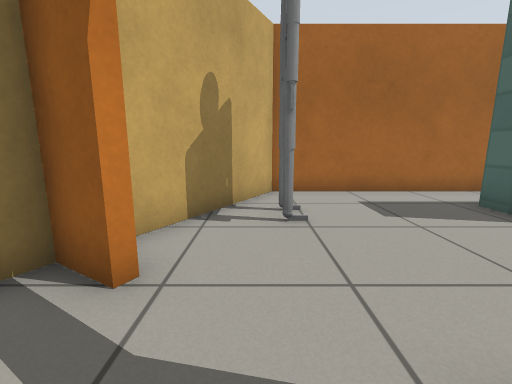
View 1 (above)

12 first-person views from a walk through a world built for the Gazebo simulator. The camera is 0.72 m above the floor, tilts 10° down and sees 90° across. The floor is counted in squares, 0.5 m on a side. Each view is taken from the middle of a square. On the plan, view 1 faces up. The plan holds only what a view shows up to about 13 squares ahead; the rest is blank. The robots in the file are not drawn. Simple patterns stand in for the simulator's built-in surfaces.

View 2
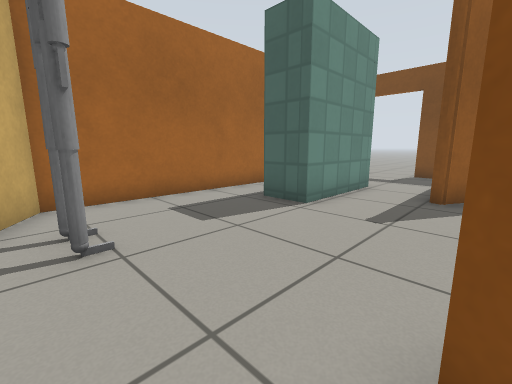

View 3
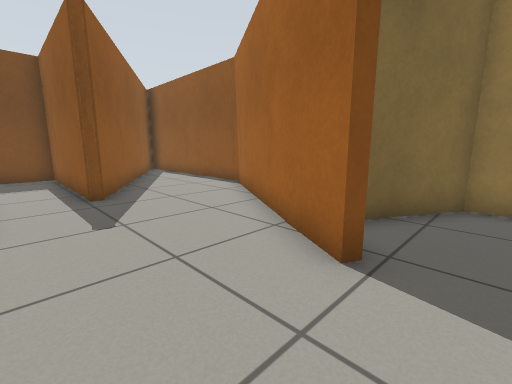

View 4
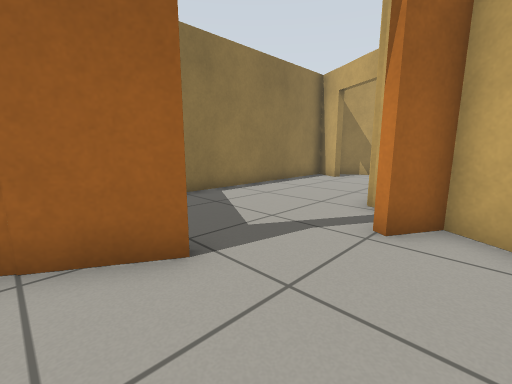

View 5
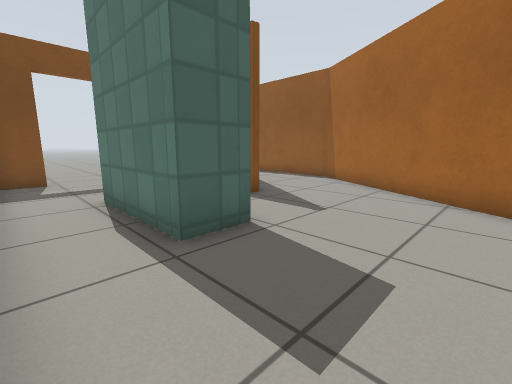

View 6
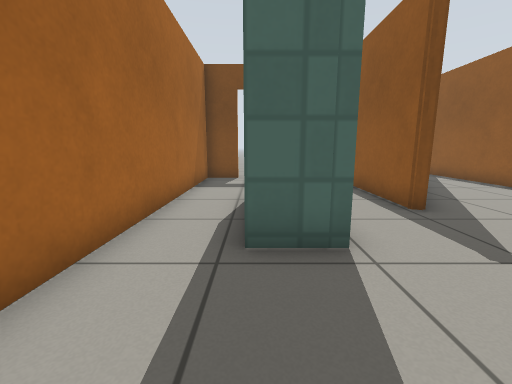

View 7
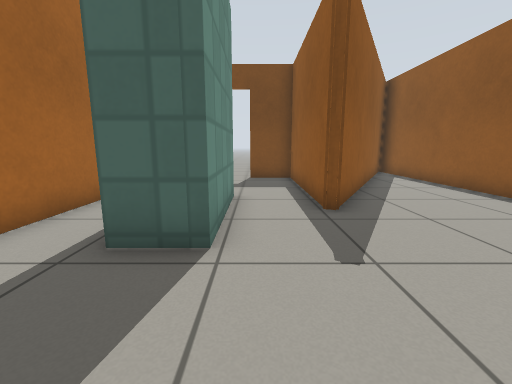

View 8
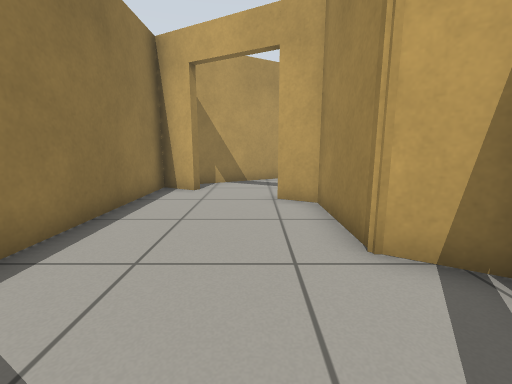

View 9
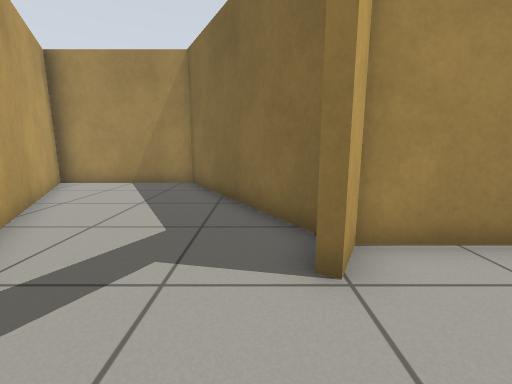

View 10
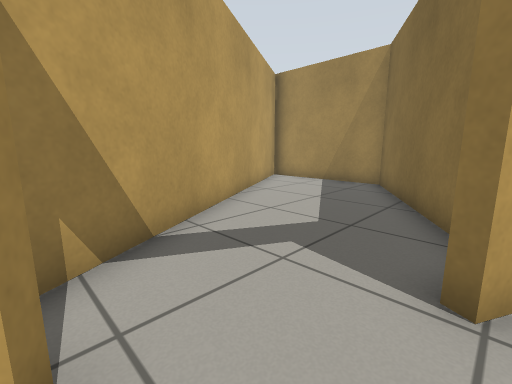

View 11
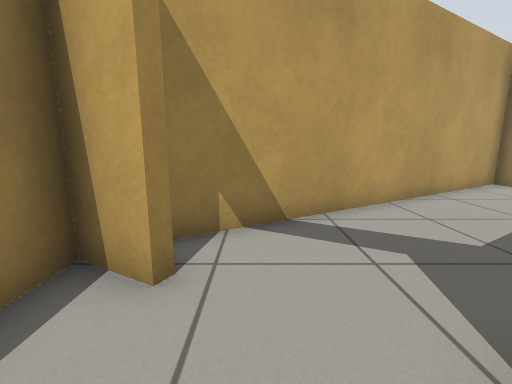

View 12
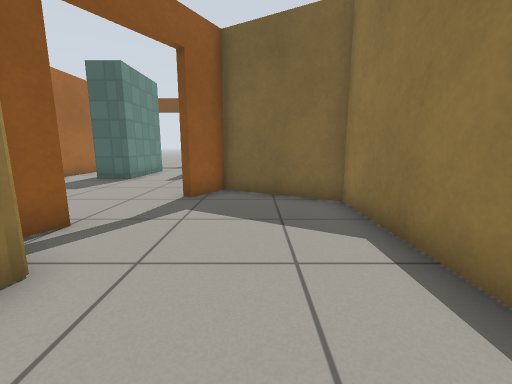

### Floor plan
Ten units are one square. View 1 is at (0, 0); x grows to the right and y downward. Boxes are objects, and circles mark ways between rooms. Rooms are numbered by the first view taken in them; rooms with no view inside come last. Other rooms are left out.
<svg viewBox="-164 -88 325 126">
<path fill="none" stroke="#000" d="M-14 -24 -25 -30 -33 -16 -65 -16 -71 -5M-91 33 7 33 26 -1 12 -9M77 -24 94 -24M95 -47 55 -47 55 -62 95 -62M14 -11 71 22M140 -67 140 -83 5 -83 -24 -33 -12 -26M-69 -20 -105 -83 -159 -83 -98 24M84 33 156 33M71 22 86 31M155 23 77 -22M94 -24 140 -24 140 -44"/>
<rect x="5" y="-65" width="10" height="20" fill="#bbb"><title>other object</title></rect>
<circle cx="-5" cy="-20" r="3" fill="#2a7"/>
<circle cx="10" cy="-10" r="3" fill="#2a7"/>
<circle cx="-77" cy="3" r="3" fill="#2a7"/>
<circle cx="70" cy="0" r="3" fill="#2a7"/>
<circle cx="115" cy="-55" r="3" fill="#2a7"/>
<circle cx="85" cy="-35" r="3" fill="#2a7"/>
<text x="-30" y="10">1</text>
<text x="50" y="-50">2</text>
<text x="-110" y="-40">3</text>
<text x="100" y="10">4</text>
<text x="110" y="-40">5</text>
</svg>
Room 1 opens to room 2. Room 1 opens to room 3. Room 2 opens to room 4. Room 2 opens to room 5.

Where each view was taken, in squares from view 1:
view 1: 0 up, 0 right, facing up
view 2: 1 up, 0 right, facing up-right
view 3: 4 up, 0 right, facing down-right
view 4: 4 up, 3 right, facing down-left
view 5: 8 up, 2 right, facing down-right
view 6: 6 up, 2 right, facing right
view 7: 4 up, 2 right, facing right
view 8: 0 up, 0 right, facing left
view 9: 2 down, 8 left, facing up
view 10: 2 down, 7 left, facing up-left
view 11: 1 down, 6 left, facing left
view 12: 1 down, 6 left, facing right
